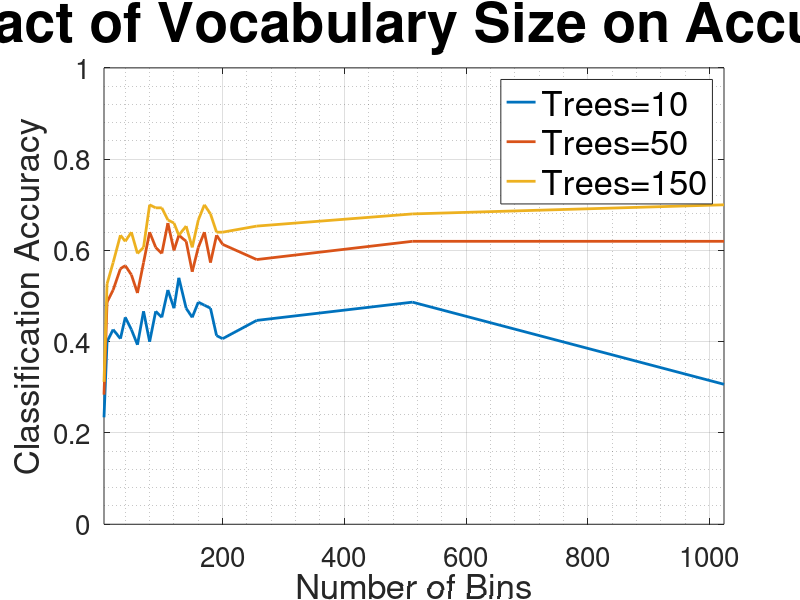

The MATLAB script that drew this image: (Note: this script raises an error after producing the figure.)
load kmeans_codebook_accuracy.mat

figure(1)
plot(numBin, accuracy_rf_all, 'LineWidth', 2);
axis([5 1024 0 1]);
set(gca,'fontsize',20);
grid on; grid minor;
title('Impact of Vocabulary Size on Accuracy','FontSize',40);
xlabel('Number of Bins', 'FontSize', 25);
ylabel('Classification Accuracy', 'FontSize', 25);
legend({'Trees=10', 'Trees=50', 'Trees=150'}, 'FontSize', 25);
scale_graph;

figure(2)
plot(numBin, mean(buildCodebookTime_all), 'LineWidth', 2);
axis([5 1024 0 200]);
set(gca,'fontsize',20);
grid on; grid minor;
title('Complexity of Vocabulary Size','FontSize',40);
xlabel('Number of Bins', 'FontSize', 25);
ylabel('Time Taken to Build Kmeans Codebook (s)', 'FontSize', 25);
scale_graph;

